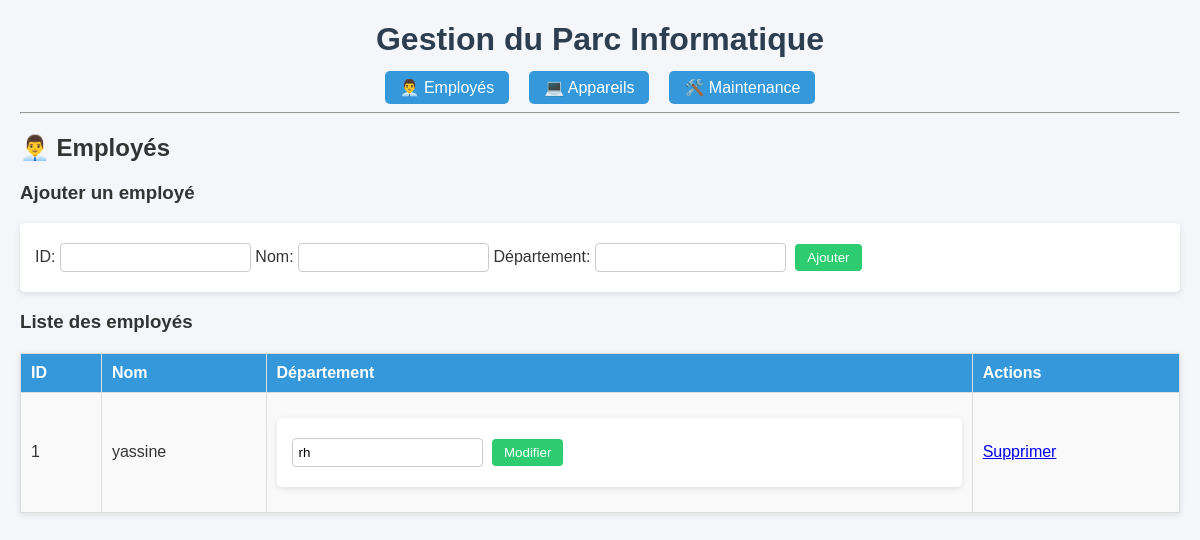
/employees, run on an earlier commit of the app's database.
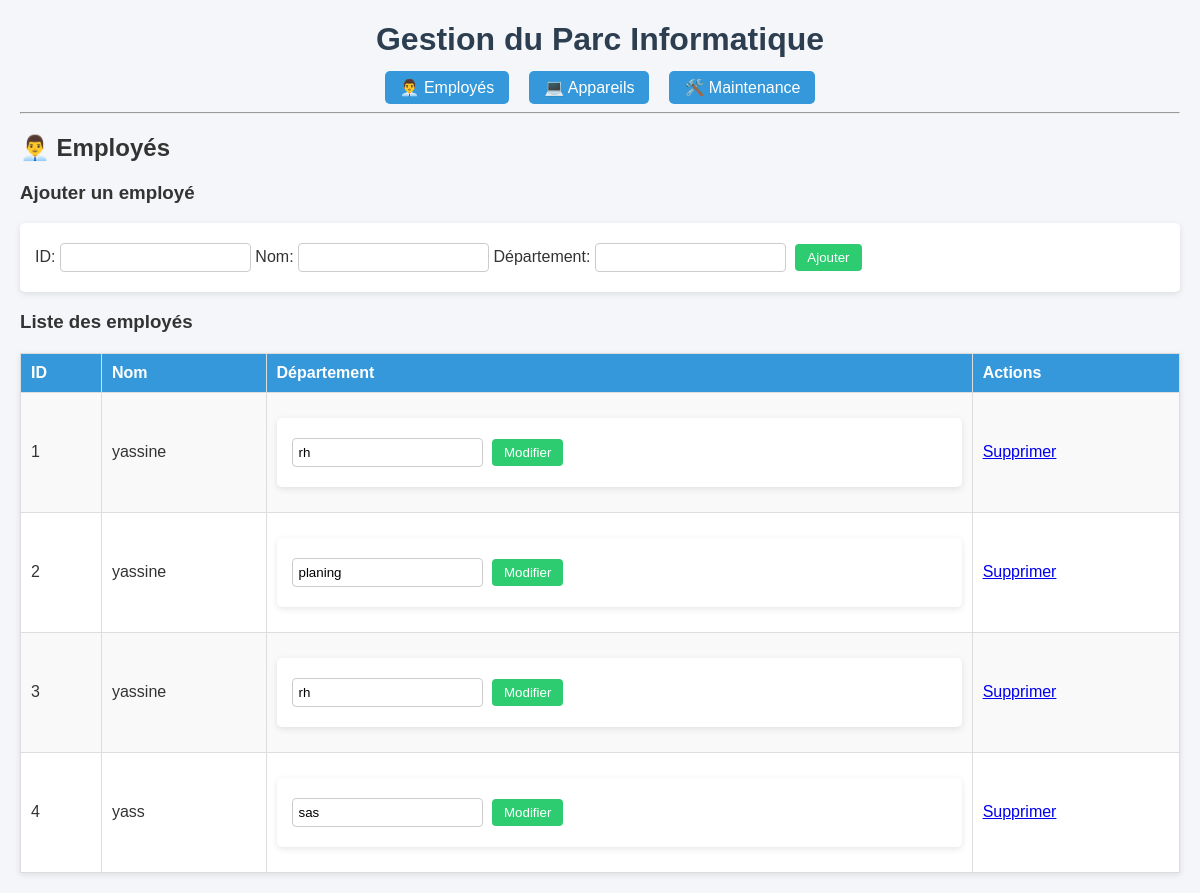
And on a later commit of the database.
### tables this page shows
CREATE TABLE employees (
            id INTEGER PRIMARY KEY AUTOINCREMENT,
            name TEXT NOT NULL,
            department TEXT
        );

### web/app.py (the view)
@app.route("/employees", methods=["GET", "POST"])
def employees():
    if request.method == "POST":
        emp_id = request.form["id"]
        name = request.form["name"]
        dept = request.form["department"]
        add_employee(emp_id, name, dept)
        return redirect(url_for("employees"))
    emps = list_employees(return_data=True)
    return render_template("employees.html", employees=emps)

### Models/models.py (called while the page is built)
def _get_conn():
    conn = sqlite3.connect(DB_PATH)
    conn.execute("PRAGMA foreign_keys = ON")
    return conn

def list_employees(return_data=False):
    conn = _get_conn()
    cur = conn.cursor()
    cur.execute("SELECT id, name, department FROM employees ORDER BY id")
    rows = cur.fetchall()
    conn.close()
    if return_data:
        return rows
    if rows:
        for r in rows:
            print(f"ID: {r[0]} | Nom: {r[1]} | Département: {r[2]}")
    else:
        print("Aucun employé.")

### web/templates/employees.html
{% extends "base.html" %}
{% block content %}
<h2>👨‍💼 Employés</h2>
<h3>Ajouter un employé</h3>
<form method="post" action="{{ url_for('employees') }}">
  ID: <input type="number" name="id" required>
  Nom: <input type="text" name="name" required>
  Département: <input type="text" name="department" required>
  <button type="submit">Ajouter</button>
</form>
<h3>Liste des employés</h3>
<table>
  <tr>
    <th>ID</th>
    <th>Nom</th>
    <th>Département</th>
    <th>Actions</th>
  </tr>
  {% for e in employees %}
  <tr>
    <td>{{ e[0] }}</td>
    <td>{{ e[1] }}</td>
    <td>
      <form method="post" action="{{ url_for('modify_emp', emp_id=e[0]) }}">
        <input type="text" name="department" value="{{ e[2] }}">
        <button type="submit">Modifier</button>
      </form>
    </td>
    <td>
      <a href="{{ url_for('delete_emp', emp_id=e[0]) }}">Supprimer</a>
    </td>
  </tr>
  {% endfor %}
</table>
{% endblock %}

What changed in the data, as far as the page shows it:
added employees: id "2", name "yassine", department "planing"
added employees: id "3", name "yassine", department "rh"
added employees: id "4", name "yass", department "sas"
